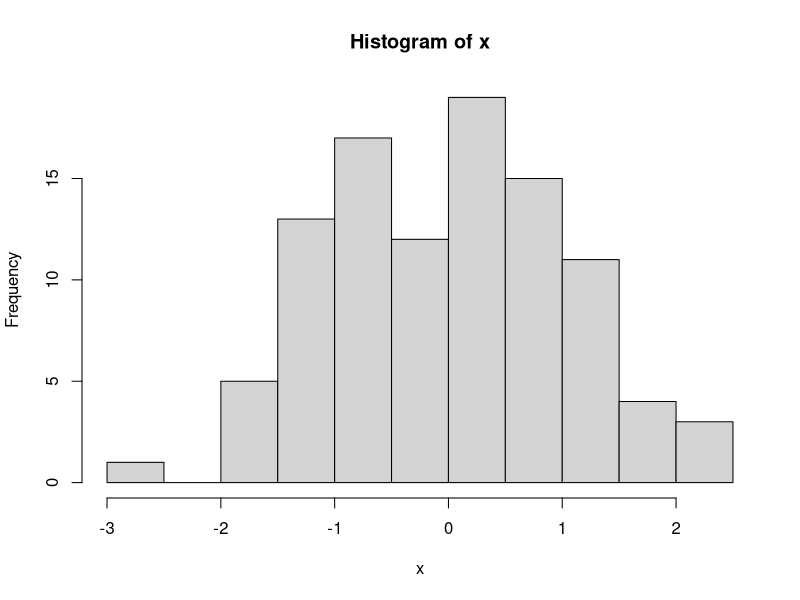
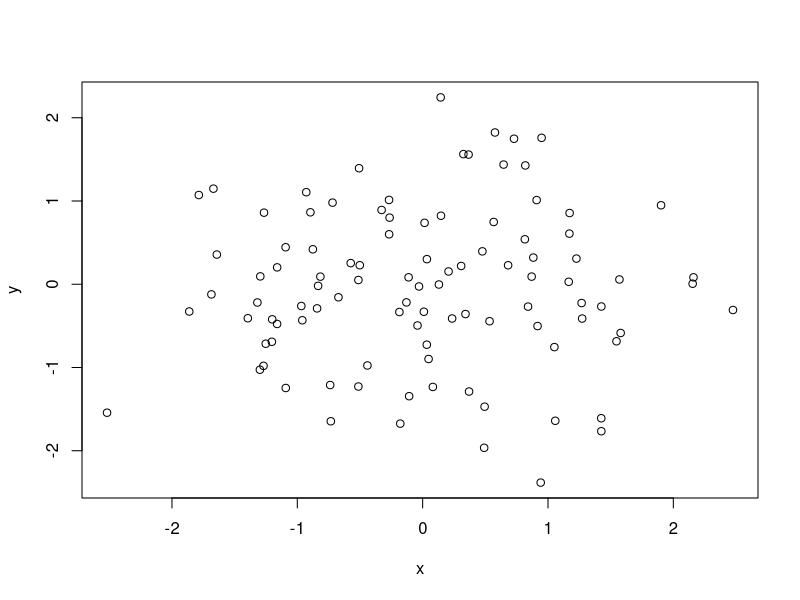
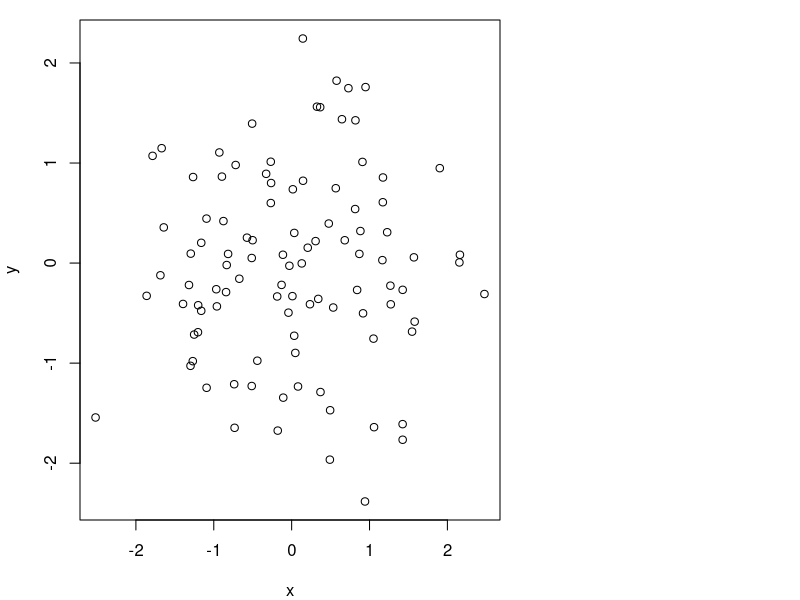
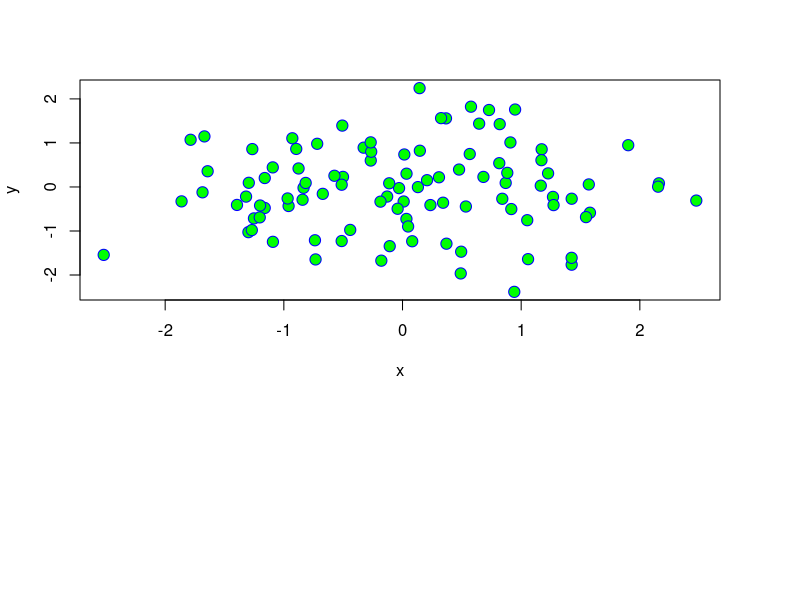
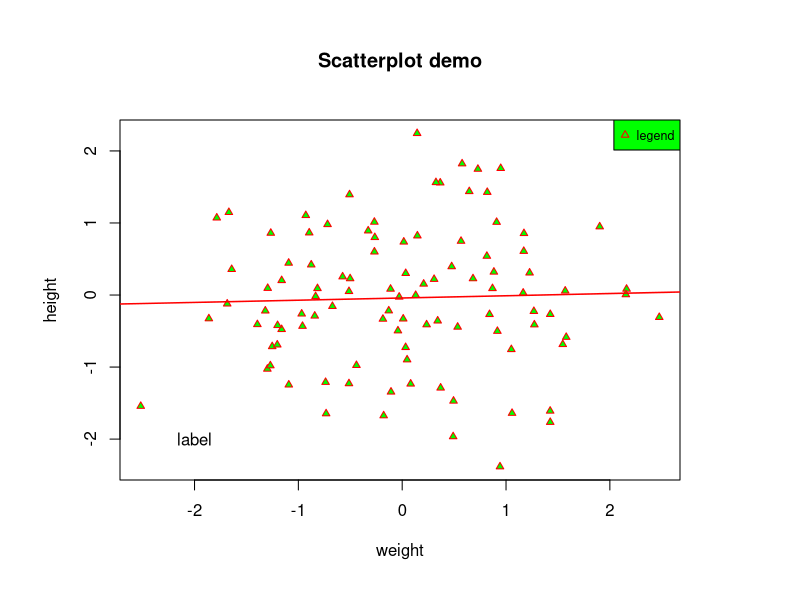
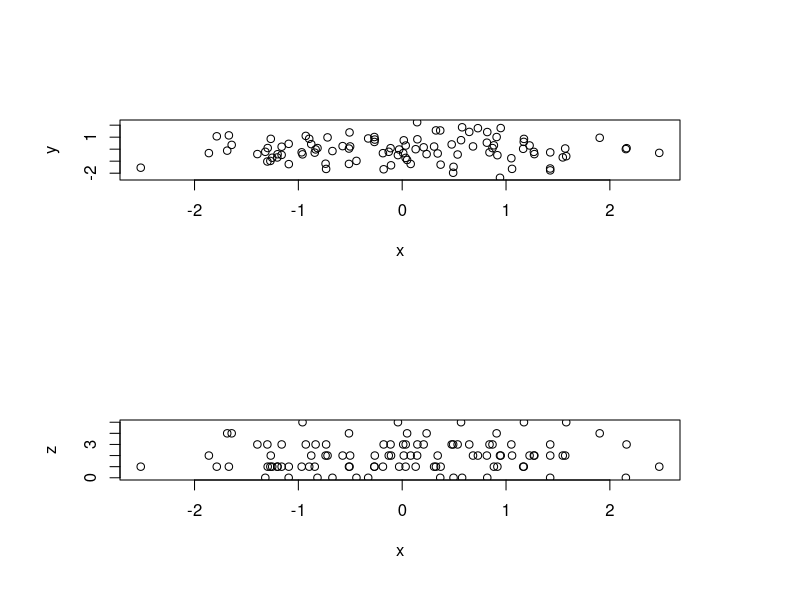
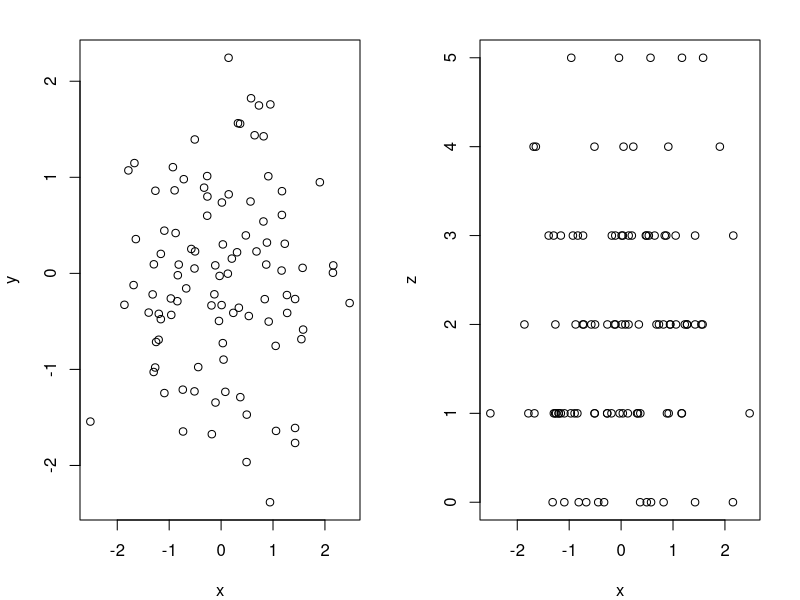
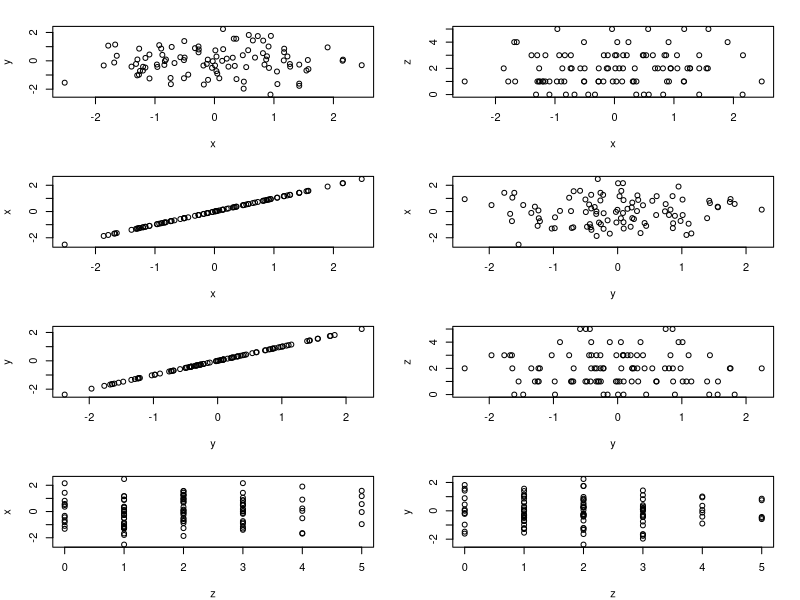

R code for these plots, in order:
## ---- chunk 1
knitr::opts_chunk$set(echo = TRUE)
## ---- chunk 2
x <-rnorm(100)
hist(x)


## ---- chunk 3

y <- rnorm(100)
plot(x,y)
## ---- chunk 4
par(mar=c(4,4,1,15))
plot(x,y)

## ---- chunk 5
par(mar=c(15,4,4,4))
plot(x,y,pch=21, col="blue", cex =1.5, bg = "green") # filled circles
#plot(x,y,pch=20) # filled circles
#plot(x,y,pch=15) # filled squares
#plot(x,y,pch=10) #diamonds with crosses
#plot(x,y,pch=5) #open diamonds
#plot(x,y,pch=4) # x signs 
#plot(x,y,pch=3) # + signs
#plot(x,y,pch=2) # triangles
#plot(x,y,pch=1) # open circles

## ---- chunk 6
par(mar=c(6,6,6,6))
plot(x, xlab ="weight", y, ylab="height", main="Scatterplot demo", pch=24, col="red", cex =0.75, bg = "green")
#title("scatterplot")
text(-2,-2,"label")
legend("topright", legend="legend", pch=24, col="red", cex =0.75, bg = "green")
fit <-lm(y~x)
abline(fit, lwd=1.5, col="red")


## ---- chunk 7
z<-rpois(100,2)
par(mfrow=c(2,1))
plot(x,y)
plot(x,z)
## ---- chunk 8

par(mar=c(4,4,2,2))
par(mfrow=c(1,2))
plot(x,y)
plot(x,z)

## ---- chunk 9
par(mar=c(4,4,2,2))
par(mfrow=c(4,2))
plot(x,y)
plot(x,z)
plot(x,x)
plot(y, x)
plot(y,y)
plot(y,z)
plot(z,x)
plot(z,y)
## ---- chunk 10

par(mar=c(4,4,2,2))
par(mfcol=c(4,2))
plot(x,y)
plot(x,z)
plot(x,x)
plot(y, x)
plot(y,y)
plot(y,z)
plot(z,x)
plot(z,y)
## ---- chunk 11
par(mfrow =c(1,1))
x<-rnorm(100)
y<-x+rnorm(100)
#2 groups
g <- gl(2,50, labels=c("Males", "Females"))
str(g)


## ---- chunk 12
plot(x, y)
plot(x, y, type = "n")
points(x[g == "Males"], y[g == "Males"], col= "red")
points(x[g == "Females"], y[g == "Females"], col= "green")
legend("topleft", pch = 1, col = c("red", "green"), legend = c("Males", "Females"))

## ---- chunk 13
library(datasets)
with(faithful, plot(eruptions, waiting)) ## Make plot appear on screen device
title(main = "Old Faithful Geyser data") ## Annotate with a title
## ---- chunk 14
pdf(file = "myplot.pdf") ## Open PDF device; create 'myplot.pdf' in my working directory
## Create plot and send to a file (no plot appears on screen)
with(faithful, plot(eruptions, waiting))
title(main = "Old Faithful Geyser data") ## Annotate plot; still nothing on screen
dev.off() ## Close the PDF file device
## Now you can view the file 'myplot.pdf' on your computer

## ---- chunk 15
library(datasets)
with(faithful, plot(eruptions, waiting)) ## Create plot on screen device
title(main = "Old Faithful Geyser data") ## Add a main title
dev.copy(png, file = "geyserplot.png") ## Copy my plot to a PNG file
dev.off() ## Don't forget to close the PNG device!

